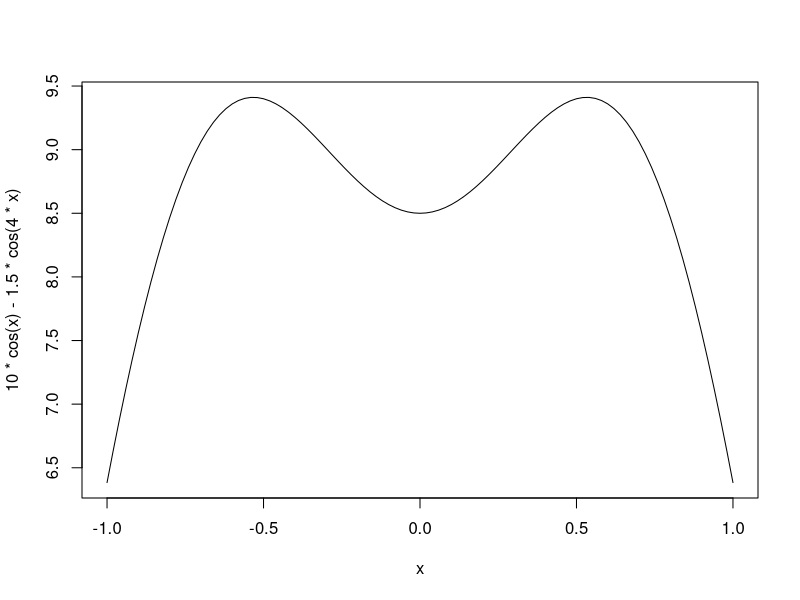
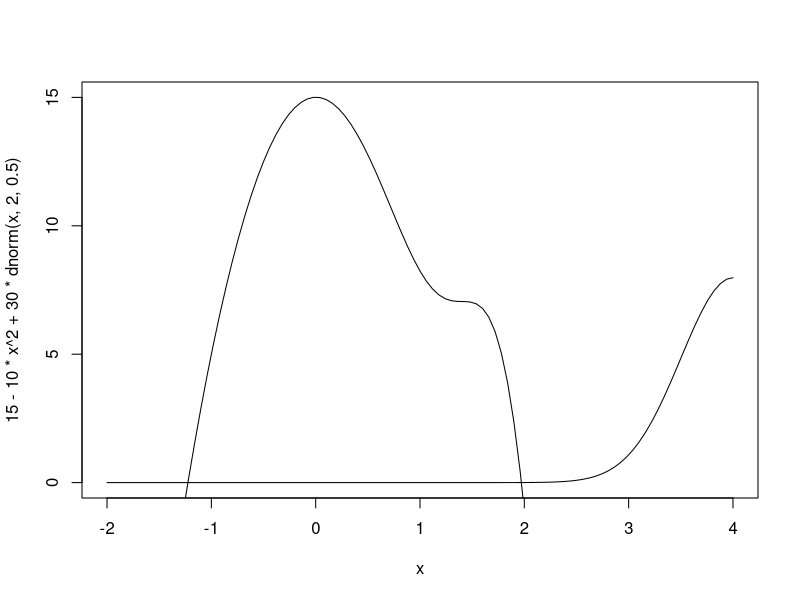
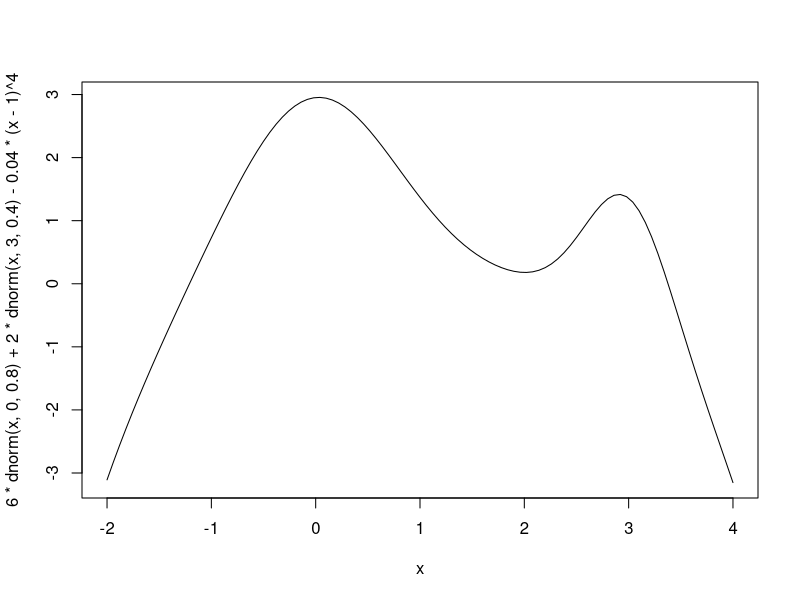

These figures' R source, in order:
curve(10 * cos(x) - 1.5 * cos(4 * x), from = -1, to = 1)

curve(15 -10 * x^2 + 30*dnorm(x, 2, 0.5), from = -2, to = 4, ylim = c(0, 15))
curve(10*dnorm(x, 4, 0.5), add = TRUE)



curve(6 * dnorm(x, 0, 0.8) + 2 * dnorm(x, 3, 0.4) - 0.04 * (x - 1)^4, from = -2, to = 4)
